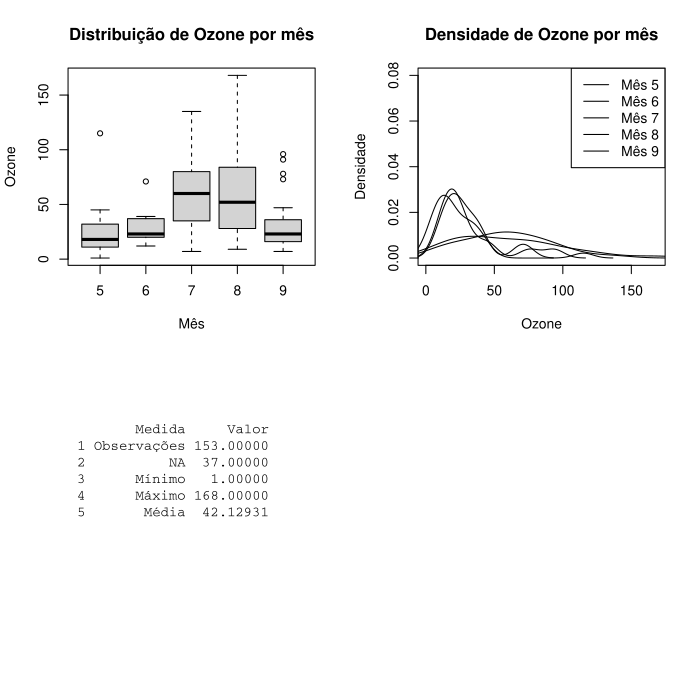

Recreate this plot in R.
# Figura da distribuição de Ozone por mês

dados <- read.csv("airquality.csv")

pdf("figura.pdf")

par(mfrow = c(2, 2))

# Boxplot de Ozone por mês
boxplot(
  Ozone ~ Month,
  data = dados,
  main = "Distribuição de Ozone por mês",
  xlab = "Mês",
  ylab = "Ozone"
)

# Densidades de Ozone por mês
meses <- sort(unique(dados$Month))

plot(
  NULL,
  xlim = range(dados$Ozone, na.rm = TRUE),
  ylim = c(0, 0.08),
  xlab = "Ozone",
  ylab = "Densidade",
  main = "Densidade de Ozone por mês"
)

for (mes in meses) {
  valores <- dados$Ozone[dados$Month == mes]
  valores <- valores[!is.na(valores)]

  if (length(valores) > 1) {
    lines(density(valores), main = paste("Mês", mes))
  }
}

legend(
  "topright",
  legend = paste("Mês", meses),
  lty = 1
)

# Resumo da variável
valores <- dados$Ozone

resumo <- data.frame(
  Medida = c("Observações", "NA", "Mínimo", "Máximo", "Média"),
  Valor = c(
    length(valores),
    sum(is.na(valores)),
    min(valores, na.rm = TRUE),
    max(valores, na.rm = TRUE),
    mean(valores, na.rm = TRUE)
  )
)

plot.new()
text(
  0,
  1,
  paste(capture.output(print(resumo)), collapse = "\n"),
  adj = c(0, 1),
  family = "mono"
)

dev.off()
